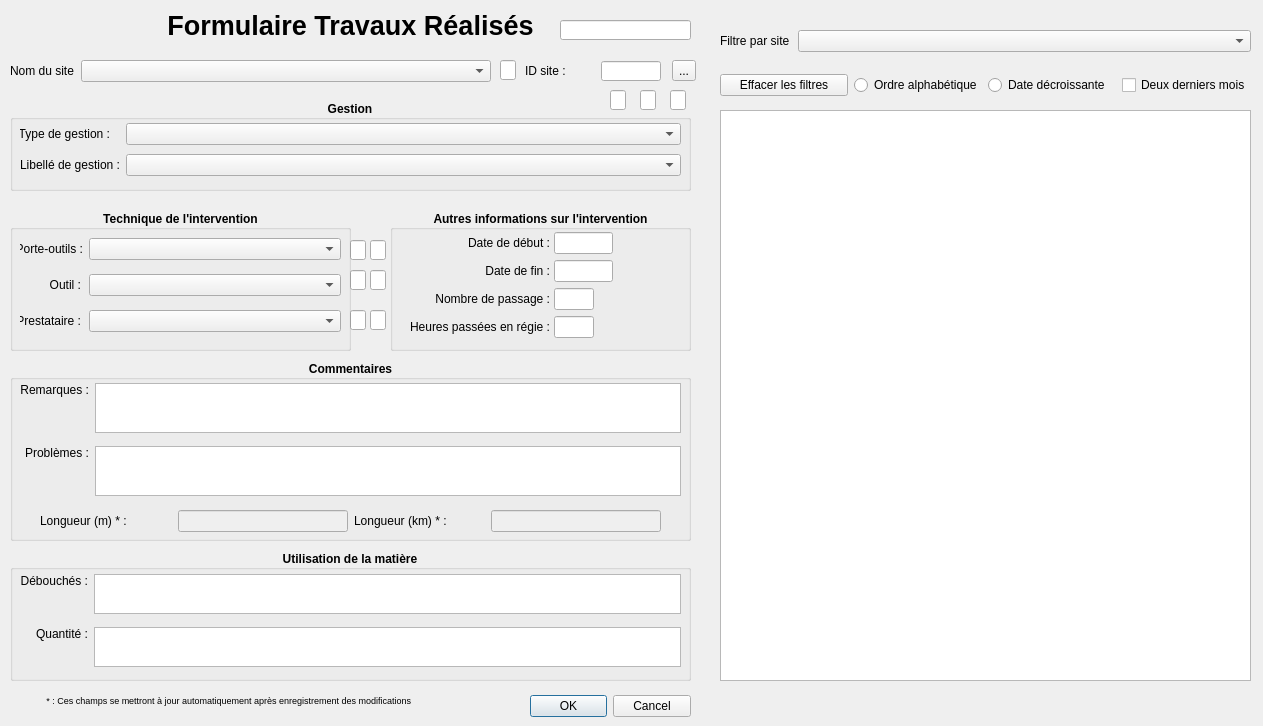
<?xml version="1.0" encoding="UTF-8"?>
<ui version="4.0">
 <class>Dialog</class>
 <widget class="QDialog" name="Dialog">
  <property name="geometry">
   <rect>
    <x>0</x>
    <y>0</y>
    <width>1263</width>
    <height>726</height>
   </rect>
  </property>
  <property name="palette">
   <palette>
    <active>
     <colorrole role="WindowText">
      <brush brushstyle="SolidPattern">
       <color alpha="255">
        <red>0</red>
        <green>0</green>
        <blue>0</blue>
       </color>
      </brush>
     </colorrole>
     <colorrole role="Text">
      <brush brushstyle="SolidPattern">
       <color alpha="255">
        <red>0</red>
        <green>0</green>
        <blue>0</blue>
       </color>
      </brush>
     </colorrole>
     <colorrole role="ButtonText">
      <brush brushstyle="SolidPattern">
       <color alpha="255">
        <red>0</red>
        <green>0</green>
        <blue>0</blue>
       </color>
      </brush>
     </colorrole>
    </active>
    <inactive>
     <colorrole role="WindowText">
      <brush brushstyle="SolidPattern">
       <color alpha="255">
        <red>0</red>
        <green>0</green>
        <blue>0</blue>
       </color>
      </brush>
     </colorrole>
     <colorrole role="Text">
      <brush brushstyle="SolidPattern">
       <color alpha="255">
        <red>0</red>
        <green>0</green>
        <blue>0</blue>
       </color>
      </brush>
     </colorrole>
     <colorrole role="ButtonText">
      <brush brushstyle="SolidPattern">
       <color alpha="255">
        <red>0</red>
        <green>0</green>
        <blue>0</blue>
       </color>
      </brush>
     </colorrole>
    </inactive>
    <disabled>
     <colorrole role="WindowText">
      <brush brushstyle="SolidPattern">
       <color alpha="255">
        <red>0</red>
        <green>0</green>
        <blue>0</blue>
       </color>
      </brush>
     </colorrole>
     <colorrole role="Text">
      <brush brushstyle="SolidPattern">
       <color alpha="255">
        <red>0</red>
        <green>0</green>
        <blue>0</blue>
       </color>
      </brush>
     </colorrole>
     <colorrole role="ButtonText">
      <brush brushstyle="SolidPattern">
       <color alpha="255">
        <red>0</red>
        <green>0</green>
        <blue>0</blue>
       </color>
      </brush>
     </colorrole>
    </disabled>
   </palette>
  </property>
  <property name="contextMenuPolicy">
   <enum>Qt::DefaultContextMenu</enum>
  </property>
  <property name="windowTitle">
   <string>Travaux Réalisés</string>
  </property>
  <widget class="QDialogButtonBox" name="buttonBox">
   <property name="geometry">
    <rect>
     <x>530</x>
     <y>690</y>
     <width>161</width>
     <height>32</height>
    </rect>
   </property>
   <property name="orientation">
    <enum>Qt::Horizontal</enum>
   </property>
   <property name="standardButtons">
    <set>QDialogButtonBox::Cancel|QDialogButtonBox::Ok</set>
   </property>
  </widget>
  <widget class="QLabel" name="label">
   <property name="geometry">
    <rect>
     <x>5</x>
     <y>10</y>
     <width>691</width>
     <height>31</height>
    </rect>
   </property>
   <property name="font">
    <font>
     <pointsize>20</pointsize>
     <weight>75</weight>
     <bold>true</bold>
    </font>
   </property>
   <property name="text">
    <string>Formulaire Travaux Réalisés</string>
   </property>
   <property name="alignment">
    <set>Qt::AlignCenter</set>
   </property>
  </widget>
  <widget class="QLineEdit" name="id_odk">
   <property name="geometry">
    <rect>
     <x>560</x>
     <y>20</y>
     <width>131</width>
     <height>20</height>
    </rect>
   </property>
  </widget>
  <widget class="QLineEdit" name="gestion_lib">
   <property name="geometry">
    <rect>
     <x>640</x>
     <y>90</y>
     <width>16</width>
     <height>20</height>
    </rect>
   </property>
  </widget>
  <widget class="QLineEdit" name="type_porte_outils">
   <property name="geometry">
    <rect>
     <x>370</x>
     <y>240</y>
     <width>16</width>
     <height>20</height>
    </rect>
   </property>
  </widget>
  <widget class="QLineEdit" name="type_outils">
   <property name="geometry">
    <rect>
     <x>370</x>
     <y>270</y>
     <width>16</width>
     <height>20</height>
    </rect>
   </property>
  </widget>
  <widget class="QLineEdit" name="type_prestation">
   <property name="geometry">
    <rect>
     <x>370</x>
     <y>310</y>
     <width>16</width>
     <height>20</height>
    </rect>
   </property>
  </widget>
  <widget class="QLineEdit" name="groupe_gestion">
   <property name="geometry">
    <rect>
     <x>610</x>
     <y>90</y>
     <width>16</width>
     <height>20</height>
    </rect>
   </property>
  </widget>
  <widget class="QLineEdit" name="id_gestion">
   <property name="geometry">
    <rect>
     <x>670</x>
     <y>90</y>
     <width>16</width>
     <height>20</height>
    </rect>
   </property>
  </widget>
  <widget class="QLineEdit" name="type_porte_outils_code">
   <property name="geometry">
    <rect>
     <x>350</x>
     <y>240</y>
     <width>16</width>
     <height>20</height>
    </rect>
   </property>
  </widget>
  <widget class="QLineEdit" name="type_outils_code">
   <property name="geometry">
    <rect>
     <x>350</x>
     <y>270</y>
     <width>16</width>
     <height>20</height>
    </rect>
   </property>
  </widget>
  <widget class="QLineEdit" name="type_prestation_code">
   <property name="geometry">
    <rect>
     <x>350</x>
     <y>310</y>
     <width>16</width>
     <height>20</height>
    </rect>
   </property>
  </widget>
  <widget class="QLineEdit" name="site_nom">
   <property name="geometry">
    <rect>
     <x>500</x>
     <y>60</y>
     <width>16</width>
     <height>20</height>
    </rect>
   </property>
  </widget>
  <widget class="QWidget" name="horizontalLayoutWidget">
   <property name="geometry">
    <rect>
     <x>10</x>
     <y>60</y>
     <width>481</width>
     <height>22</height>
    </rect>
   </property>
   <layout class="QHBoxLayout" name="horizontalLayout">
    <item>
     <widget class="QLabel" name="label_14">
      <property name="maximumSize">
       <size>
        <width>65</width>
        <height>16777215</height>
       </size>
      </property>
      <property name="text">
       <string>Nom du site :</string>
      </property>
     </widget>
    </item>
    <item>
     <widget class="QComboBox" name="site_nom_list"/>
    </item>
   </layout>
  </widget>
  <widget class="QWidget" name="horizontalLayoutWidget_2">
   <property name="geometry">
    <rect>
     <x>520</x>
     <y>60</y>
     <width>181</width>
     <height>22</height>
    </rect>
   </property>
   <layout class="QHBoxLayout" name="horizontalLayout_2">
    <item>
     <widget class="QLabel" name="label_18">
      <property name="maximumSize">
       <size>
        <width>65</width>
        <height>16777215</height>
       </size>
      </property>
      <property name="text">
       <string>ID site :</string>
      </property>
     </widget>
    </item>
    <item>
     <widget class="QLineEdit" name="id_site">
      <property name="minimumSize">
       <size>
        <width>60</width>
        <height>0</height>
       </size>
      </property>
      <property name="maximumSize">
       <size>
        <width>60</width>
        <height>20</height>
       </size>
      </property>
      <property name="alignment">
       <set>Qt::AlignCenter</set>
      </property>
     </widget>
    </item>
    <item>
     <widget class="QToolButton" name="open">
      <property name="text">
       <string>...</string>
      </property>
     </widget>
    </item>
   </layout>
  </widget>
  <widget class="QGroupBox" name="groupBox">
   <property name="geometry">
    <rect>
     <x>10</x>
     <y>100</y>
     <width>681</width>
     <height>91</height>
    </rect>
   </property>
   <property name="font">
    <font>
     <weight>75</weight>
     <bold>true</bold>
    </font>
   </property>
   <property name="title">
    <string>Gestion</string>
   </property>
   <property name="alignment">
    <set>Qt::AlignCenter</set>
   </property>
   <widget class="QWidget" name="gridLayoutWidget_2">
    <property name="geometry">
     <rect>
      <x>10</x>
      <y>20</y>
      <width>661</width>
      <height>61</height>
     </rect>
    </property>
    <layout class="QGridLayout" name="gridLayout_2">
     <item row="0" column="0">
      <widget class="QLabel" name="label_4">
       <property name="maximumSize">
        <size>
         <width>90</width>
         <height>16777215</height>
        </size>
       </property>
       <property name="font">
        <font>
         <weight>50</weight>
         <bold>false</bold>
        </font>
       </property>
       <property name="text">
        <string>Type de gestion :</string>
       </property>
       <property name="alignment">
        <set>Qt::AlignRight|Qt::AlignTrailing|Qt::AlignVCenter</set>
       </property>
      </widget>
     </item>
     <item row="0" column="1">
      <widget class="QComboBox" name="groupe_gestion_list">
       <property name="font">
        <font>
         <weight>50</weight>
         <bold>false</bold>
        </font>
       </property>
      </widget>
     </item>
     <item row="1" column="1">
      <widget class="QComboBox" name="gestion_lib_list">
       <property name="font">
        <font>
         <weight>50</weight>
         <bold>false</bold>
        </font>
       </property>
      </widget>
     </item>
     <item row="1" column="0">
      <widget class="QLabel" name="label_5">
       <property name="maximumSize">
        <size>
         <width>100</width>
         <height>16777215</height>
        </size>
       </property>
       <property name="font">
        <font>
         <weight>50</weight>
         <bold>false</bold>
        </font>
       </property>
       <property name="text">
        <string>Libellé de gestion :</string>
       </property>
       <property name="alignment">
        <set>Qt::AlignRight|Qt::AlignTrailing|Qt::AlignVCenter</set>
       </property>
      </widget>
     </item>
    </layout>
   </widget>
  </widget>
  <widget class="QGroupBox" name="groupBox_2">
   <property name="geometry">
    <rect>
     <x>10</x>
     <y>210</y>
     <width>341</width>
     <height>141</height>
    </rect>
   </property>
   <property name="font">
    <font>
     <weight>75</weight>
     <bold>true</bold>
    </font>
   </property>
   <property name="title">
    <string>Technique de l'intervention</string>
   </property>
   <property name="alignment">
    <set>Qt::AlignCenter</set>
   </property>
   <widget class="QWidget" name="gridLayoutWidget">
    <property name="geometry">
     <rect>
      <x>10</x>
      <y>20</y>
      <width>321</width>
      <height>111</height>
     </rect>
    </property>
    <layout class="QGridLayout" name="gridLayout">
     <item row="0" column="0">
      <widget class="QLabel" name="label_6">
       <property name="maximumSize">
        <size>
         <width>63</width>
         <height>16777215</height>
        </size>
       </property>
       <property name="font">
        <font>
         <weight>50</weight>
         <bold>false</bold>
        </font>
       </property>
       <property name="text">
        <string>Porte-outils :</string>
       </property>
       <property name="alignment">
        <set>Qt::AlignRight|Qt::AlignTrailing|Qt::AlignVCenter</set>
       </property>
      </widget>
     </item>
     <item row="1" column="1">
      <widget class="QComboBox" name="type_outils_list">
       <property name="font">
        <font>
         <weight>50</weight>
         <bold>false</bold>
        </font>
       </property>
      </widget>
     </item>
     <item row="1" column="0">
      <widget class="QLabel" name="label_7">
       <property name="maximumSize">
        <size>
         <width>61</width>
         <height>16777215</height>
        </size>
       </property>
       <property name="font">
        <font>
         <weight>50</weight>
         <bold>false</bold>
        </font>
       </property>
       <property name="text">
        <string>Outil :</string>
       </property>
       <property name="alignment">
        <set>Qt::AlignRight|Qt::AlignTrailing|Qt::AlignVCenter</set>
       </property>
      </widget>
     </item>
     <item row="0" column="1">
      <widget class="QComboBox" name="type_porte_outils_list">
       <property name="font">
        <font>
         <weight>50</weight>
         <bold>false</bold>
        </font>
       </property>
      </widget>
     </item>
     <item row="2" column="1">
      <widget class="QComboBox" name="type_prestation_list">
       <property name="font">
        <font>
         <weight>50</weight>
         <bold>false</bold>
        </font>
       </property>
      </widget>
     </item>
     <item row="2" column="0">
      <widget class="QLabel" name="label_8">
       <property name="maximumSize">
        <size>
         <width>61</width>
         <height>16777215</height>
        </size>
       </property>
       <property name="font">
        <font>
         <weight>50</weight>
         <bold>false</bold>
        </font>
       </property>
       <property name="text">
        <string>Prestataire :</string>
       </property>
       <property name="alignment">
        <set>Qt::AlignRight|Qt::AlignTrailing|Qt::AlignVCenter</set>
       </property>
      </widget>
     </item>
    </layout>
   </widget>
  </widget>
  <widget class="QGroupBox" name="groupBox_3">
   <property name="geometry">
    <rect>
     <x>390</x>
     <y>210</y>
     <width>301</width>
     <height>141</height>
    </rect>
   </property>
   <property name="font">
    <font>
     <weight>75</weight>
     <bold>true</bold>
    </font>
   </property>
   <property name="title">
    <string>Autres informations sur l'intervention</string>
   </property>
   <property name="alignment">
    <set>Qt::AlignCenter</set>
   </property>
   <widget class="QWidget" name="gridLayoutWidget_3">
    <property name="geometry">
     <rect>
      <x>20</x>
      <y>20</y>
      <width>203</width>
      <height>111</height>
     </rect>
    </property>
    <layout class="QGridLayout" name="gridLayout_3">
     <property name="spacing">
      <number>4</number>
     </property>
     <item row="2" column="1">
      <widget class="QLineEdit" name="nbpassages">
       <property name="maximumSize">
        <size>
         <width>40</width>
         <height>16777215</height>
        </size>
       </property>
       <property name="font">
        <font>
         <weight>50</weight>
         <bold>false</bold>
        </font>
       </property>
       <property name="alignment">
        <set>Qt::AlignCenter</set>
       </property>
      </widget>
     </item>
     <item row="2" column="0">
      <widget class="QLabel" name="label_9">
       <property name="font">
        <font>
         <weight>50</weight>
         <bold>false</bold>
        </font>
       </property>
       <property name="text">
        <string>Nombre de passage :</string>
       </property>
       <property name="alignment">
        <set>Qt::AlignRight|Qt::AlignTrailing|Qt::AlignVCenter</set>
       </property>
      </widget>
     </item>
     <item row="0" column="1">
      <widget class="QLineEdit" name="datedebut">
       <property name="maximumSize">
        <size>
         <width>70</width>
         <height>16777215</height>
        </size>
       </property>
       <property name="font">
        <font>
         <weight>50</weight>
         <bold>false</bold>
        </font>
       </property>
       <property name="text">
        <string/>
       </property>
       <property name="alignment">
        <set>Qt::AlignCenter</set>
       </property>
      </widget>
     </item>
     <item row="3" column="0">
      <widget class="QLabel" name="label_17">
       <property name="font">
        <font>
         <weight>50</weight>
         <bold>false</bold>
        </font>
       </property>
       <property name="text">
        <string>Heures passées en régie :</string>
       </property>
      </widget>
     </item>
     <item row="0" column="0">
      <widget class="QLabel" name="label_10">
       <property name="font">
        <font>
         <weight>50</weight>
         <bold>false</bold>
        </font>
       </property>
       <property name="text">
        <string>Date de début :</string>
       </property>
       <property name="alignment">
        <set>Qt::AlignRight|Qt::AlignTrailing|Qt::AlignVCenter</set>
       </property>
      </widget>
     </item>
     <item row="3" column="1">
      <widget class="QLineEdit" name="duree">
       <property name="maximumSize">
        <size>
         <width>40</width>
         <height>16777215</height>
        </size>
       </property>
       <property name="font">
        <font>
         <weight>50</weight>
         <bold>false</bold>
        </font>
       </property>
       <property name="text">
        <string/>
       </property>
       <property name="alignment">
        <set>Qt::AlignCenter</set>
       </property>
      </widget>
     </item>
     <item row="1" column="0">
      <widget class="QLabel" name="label_11">
       <property name="font">
        <font>
         <weight>50</weight>
         <bold>false</bold>
        </font>
       </property>
       <property name="text">
        <string>Date de fin :</string>
       </property>
       <property name="alignment">
        <set>Qt::AlignRight|Qt::AlignTrailing|Qt::AlignVCenter</set>
       </property>
      </widget>
     </item>
     <item row="1" column="1">
      <widget class="QLineEdit" name="datefin">
       <property name="maximumSize">
        <size>
         <width>70</width>
         <height>16777215</height>
        </size>
       </property>
       <property name="font">
        <font>
         <weight>50</weight>
         <bold>false</bold>
        </font>
       </property>
       <property name="text">
        <string/>
       </property>
       <property name="alignment">
        <set>Qt::AlignCenter</set>
       </property>
      </widget>
     </item>
    </layout>
   </widget>
  </widget>
  <widget class="QGroupBox" name="groupBox_4">
   <property name="geometry">
    <rect>
     <x>10</x>
     <y>360</y>
     <width>681</width>
     <height>181</height>
    </rect>
   </property>
   <property name="font">
    <font>
     <weight>75</weight>
     <bold>true</bold>
    </font>
   </property>
   <property name="title">
    <string>Commentaires</string>
   </property>
   <property name="alignment">
    <set>Qt::AlignCenter</set>
   </property>
   <widget class="QWidget" name="gridLayoutWidget_4">
    <property name="geometry">
     <rect>
      <x>10</x>
      <y>20</y>
      <width>661</width>
      <height>121</height>
     </rect>
    </property>
    <layout class="QGridLayout" name="gridLayout_4">
     <property name="horizontalSpacing">
      <number>6</number>
     </property>
     <property name="verticalSpacing">
      <number>10</number>
     </property>
     <item row="0" column="1">
      <widget class="QPlainTextEdit" name="commentaire">
       <property name="minimumSize">
        <size>
         <width>0</width>
         <height>50</height>
        </size>
       </property>
       <property name="maximumSize">
        <size>
         <width>16777215</width>
         <height>50</height>
        </size>
       </property>
       <property name="font">
        <font>
         <weight>50</weight>
         <bold>false</bold>
        </font>
       </property>
      </widget>
     </item>
     <item row="0" column="0">
      <widget class="QLabel" name="label_12">
       <property name="font">
        <font>
         <weight>50</weight>
         <bold>false</bold>
        </font>
       </property>
       <property name="text">
        <string>Remarques :</string>
       </property>
       <property name="alignment">
        <set>Qt::AlignRight|Qt::AlignTop|Qt::AlignTrailing</set>
       </property>
      </widget>
     </item>
     <item row="1" column="0">
      <widget class="QLabel" name="label_13">
       <property name="font">
        <font>
         <weight>50</weight>
         <bold>false</bold>
        </font>
       </property>
       <property name="text">
        <string>Problèmes :</string>
       </property>
       <property name="alignment">
        <set>Qt::AlignRight|Qt::AlignTop|Qt::AlignTrailing</set>
       </property>
      </widget>
     </item>
     <item row="1" column="1">
      <widget class="QPlainTextEdit" name="problemes">
       <property name="minimumSize">
        <size>
         <width>0</width>
         <height>50</height>
        </size>
       </property>
       <property name="maximumSize">
        <size>
         <width>16777215</width>
         <height>50</height>
        </size>
       </property>
       <property name="font">
        <font>
         <weight>50</weight>
         <bold>false</bold>
        </font>
       </property>
      </widget>
     </item>
    </layout>
   </widget>
   <widget class="QWidget" name="horizontalLayoutWidget_3">
    <property name="geometry">
     <rect>
      <x>30</x>
      <y>150</y>
      <width>621</width>
      <height>22</height>
     </rect>
    </property>
    <layout class="QHBoxLayout" name="horizontalLayout_3">
     <item>
      <widget class="QLabel" name="label_19">
       <property name="font">
        <font>
         <weight>50</weight>
         <bold>false</bold>
        </font>
       </property>
       <property name="text">
        <string>Longueur (m) * :</string>
       </property>
      </widget>
     </item>
     <item>
      <widget class="QLineEdit" name="longueur_m">
       <property name="enabled">
        <bool>false</bool>
       </property>
       <property name="maximumSize">
        <size>
         <width>170</width>
         <height>16777215</height>
        </size>
       </property>
       <property name="palette">
        <palette>
         <active>
          <colorrole role="WindowText">
           <brush brushstyle="SolidPattern">
            <color alpha="255">
             <red>0</red>
             <green>0</green>
             <blue>0</blue>
            </color>
           </brush>
          </colorrole>
          <colorrole role="Text">
           <brush brushstyle="SolidPattern">
            <color alpha="255">
             <red>0</red>
             <green>0</green>
             <blue>0</blue>
            </color>
           </brush>
          </colorrole>
          <colorrole role="ButtonText">
           <brush brushstyle="SolidPattern">
            <color alpha="255">
             <red>0</red>
             <green>0</green>
             <blue>0</blue>
            </color>
           </brush>
          </colorrole>
         </active>
         <inactive>
          <colorrole role="WindowText">
           <brush brushstyle="SolidPattern">
            <color alpha="255">
             <red>0</red>
             <green>0</green>
             <blue>0</blue>
            </color>
           </brush>
          </colorrole>
          <colorrole role="Text">
           <brush brushstyle="SolidPattern">
            <color alpha="255">
             <red>0</red>
             <green>0</green>
             <blue>0</blue>
            </color>
           </brush>
          </colorrole>
          <colorrole role="ButtonText">
           <brush brushstyle="SolidPattern">
            <color alpha="255">
             <red>0</red>
             <green>0</green>
             <blue>0</blue>
            </color>
           </brush>
          </colorrole>
         </inactive>
         <disabled>
          <colorrole role="WindowText">
           <brush brushstyle="SolidPattern">
            <color alpha="255">
             <red>0</red>
             <green>0</green>
             <blue>0</blue>
            </color>
           </brush>
          </colorrole>
          <colorrole role="Text">
           <brush brushstyle="SolidPattern">
            <color alpha="255">
             <red>0</red>
             <green>0</green>
             <blue>0</blue>
            </color>
           </brush>
          </colorrole>
          <colorrole role="ButtonText">
           <brush brushstyle="SolidPattern">
            <color alpha="255">
             <red>0</red>
             <green>0</green>
             <blue>0</blue>
            </color>
           </brush>
          </colorrole>
         </disabled>
        </palette>
       </property>
       <property name="font">
        <font>
         <weight>50</weight>
         <bold>false</bold>
        </font>
       </property>
      </widget>
     </item>
     <item>
      <widget class="QLabel" name="label_20">
       <property name="font">
        <font>
         <weight>50</weight>
         <bold>false</bold>
        </font>
       </property>
       <property name="text">
        <string>Longueur (km) * :</string>
       </property>
      </widget>
     </item>
     <item>
      <widget class="QLineEdit" name="longueur_km">
       <property name="enabled">
        <bool>false</bool>
       </property>
       <property name="maximumSize">
        <size>
         <width>170</width>
         <height>16777215</height>
        </size>
       </property>
       <property name="font">
        <font>
         <weight>50</weight>
         <bold>false</bold>
        </font>
       </property>
      </widget>
     </item>
    </layout>
   </widget>
  </widget>
  <widget class="QGroupBox" name="groupBox_5">
   <property name="geometry">
    <rect>
     <x>10</x>
     <y>550</y>
     <width>681</width>
     <height>131</height>
    </rect>
   </property>
   <property name="font">
    <font>
     <weight>75</weight>
     <bold>true</bold>
    </font>
   </property>
   <property name="title">
    <string>Utilisation de la matière</string>
   </property>
   <property name="alignment">
    <set>Qt::AlignCenter</set>
   </property>
   <widget class="QWidget" name="gridLayoutWidget_5">
    <property name="geometry">
     <rect>
      <x>10</x>
      <y>21</y>
      <width>661</width>
      <height>101</height>
     </rect>
    </property>
    <layout class="QGridLayout" name="gridLayout_5">
     <property name="verticalSpacing">
      <number>10</number>
     </property>
     <item row="1" column="2">
      <widget class="QPlainTextEdit" name="quantite">
       <property name="sizePolicy">
        <sizepolicy hsizetype="Expanding" vsizetype="Expanding">
         <horstretch>0</horstretch>
         <verstretch>0</verstretch>
        </sizepolicy>
       </property>
       <property name="minimumSize">
        <size>
         <width>0</width>
         <height>40</height>
        </size>
       </property>
       <property name="maximumSize">
        <size>
         <width>16777215</width>
         <height>40</height>
        </size>
       </property>
       <property name="font">
        <font>
         <weight>50</weight>
         <bold>false</bold>
        </font>
       </property>
      </widget>
     </item>
     <item row="1" column="0">
      <widget class="QLabel" name="label_16">
       <property name="font">
        <font>
         <weight>50</weight>
         <bold>false</bold>
        </font>
       </property>
       <property name="text">
        <string>Quantité :</string>
       </property>
       <property name="alignment">
        <set>Qt::AlignRight|Qt::AlignTop|Qt::AlignTrailing</set>
       </property>
      </widget>
     </item>
     <item row="0" column="2">
      <widget class="QPlainTextEdit" name="debouche">
       <property name="minimumSize">
        <size>
         <width>0</width>
         <height>40</height>
        </size>
       </property>
       <property name="maximumSize">
        <size>
         <width>16777215</width>
         <height>40</height>
        </size>
       </property>
       <property name="font">
        <font>
         <weight>50</weight>
         <bold>false</bold>
        </font>
       </property>
      </widget>
     </item>
     <item row="0" column="0">
      <widget class="QLabel" name="label_15">
       <property name="font">
        <font>
         <weight>50</weight>
         <bold>false</bold>
        </font>
       </property>
       <property name="text">
        <string>Débouchés :</string>
       </property>
       <property name="alignment">
        <set>Qt::AlignRight|Qt::AlignTop|Qt::AlignTrailing</set>
       </property>
      </widget>
     </item>
    </layout>
   </widget>
  </widget>
  <widget class="QLabel" name="label_21">
   <property name="geometry">
    <rect>
     <x>20</x>
     <y>690</y>
     <width>391</width>
     <height>21</height>
    </rect>
   </property>
   <property name="font">
    <font>
     <family>Arial</family>
     <pointsize>7</pointsize>
     <weight>50</weight>
     <bold>false</bold>
    </font>
   </property>
   <property name="text">
    <string>* : Ces champs se mettront à jour automatiquement après enregistrement des modifications</string>
   </property>
   <property name="alignment">
    <set>Qt::AlignRight|Qt::AlignTrailing|Qt::AlignVCenter</set>
   </property>
  </widget>
  <widget class="QListWidget" name="list_action_filtre">
   <property name="geometry">
    <rect>
     <x>720</x>
     <y>110</y>
     <width>531</width>
     <height>571</height>
    </rect>
   </property>
  </widget>
  <widget class="QWidget" name="horizontalLayoutWidget_4">
   <property name="geometry">
    <rect>
     <x>720</x>
     <y>30</y>
     <width>531</width>
     <height>22</height>
    </rect>
   </property>
   <layout class="QHBoxLayout" name="horizontalLayout_4">
    <item>
     <widget class="QLabel" name="label_22">
      <property name="maximumSize">
       <size>
        <width>72</width>
        <height>16777215</height>
       </size>
      </property>
      <property name="text">
       <string>Filtre par site :</string>
      </property>
     </widget>
    </item>
    <item>
     <widget class="QComboBox" name="site_nom_list_2"/>
    </item>
   </layout>
  </widget>
  <widget class="QWidget" name="horizontalLayoutWidget_5">
   <property name="geometry">
    <rect>
     <x>720</x>
     <y>70</y>
     <width>531</width>
     <height>31</height>
    </rect>
   </property>
   <layout class="QHBoxLayout" name="horizontalLayout_5">
    <item>
     <widget class="QPushButton" name="supr_filtre">
      <property name="text">
       <string>Effacer les filtres</string>
      </property>
     </widget>
    </item>
    <item>
     <widget class="QRadioButton" name="class_alpha">
      <property name="text">
       <string>Ordre alphabétique</string>
      </property>
     </widget>
    </item>
    <item>
     <widget class="QRadioButton" name="class_date">
      <property name="text">
       <string>Date décroissante</string>
      </property>
     </widget>
    </item>
    <item>
     <widget class="QCheckBox" name="deux_mois">
      <property name="text">
       <string>Deux derniers mois</string>
      </property>
     </widget>
    </item>
   </layout>
  </widget>
 </widget>
 <resources/>
 <connections>
  <connection>
   <sender>buttonBox</sender>
   <signal>accepted()</signal>
   <receiver>Dialog</receiver>
   <slot>accept()</slot>
   <hints>
    <hint type="sourcelabel">
     <x>248</x>
     <y>254</y>
    </hint>
    <hint type="destinationlabel">
     <x>157</x>
     <y>274</y>
    </hint>
   </hints>
  </connection>
  <connection>
   <sender>buttonBox</sender>
   <signal>rejected()</signal>
   <receiver>Dialog</receiver>
   <slot>reject()</slot>
   <hints>
    <hint type="sourcelabel">
     <x>316</x>
     <y>260</y>
    </hint>
    <hint type="destinationlabel">
     <x>286</x>
     <y>274</y>
    </hint>
   </hints>
  </connection>
 </connections>
</ui>
